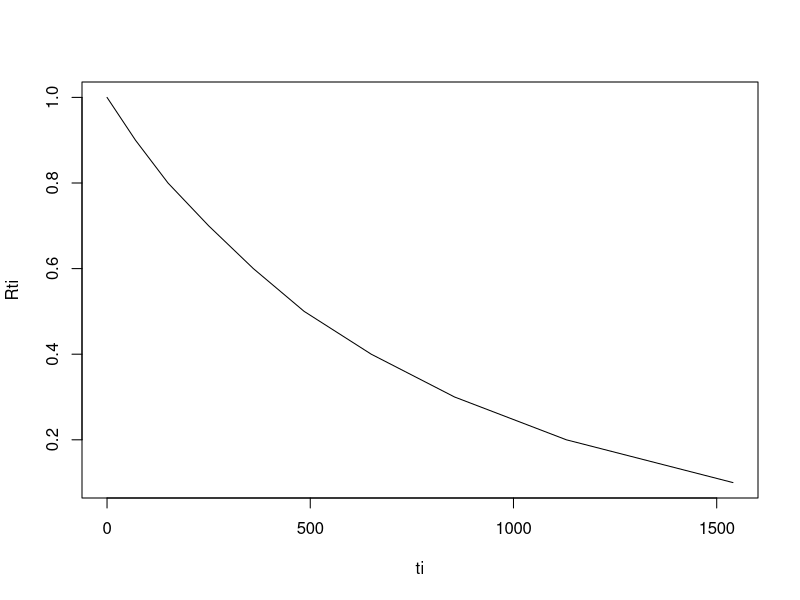
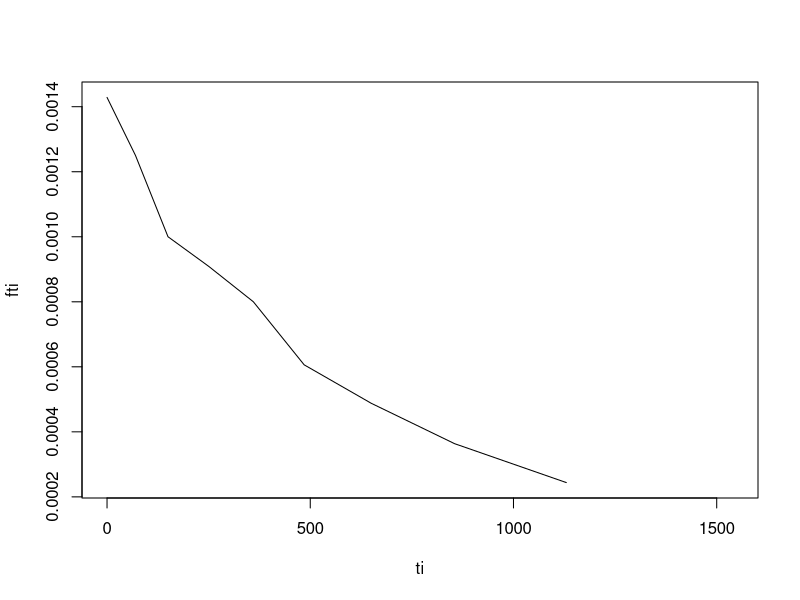
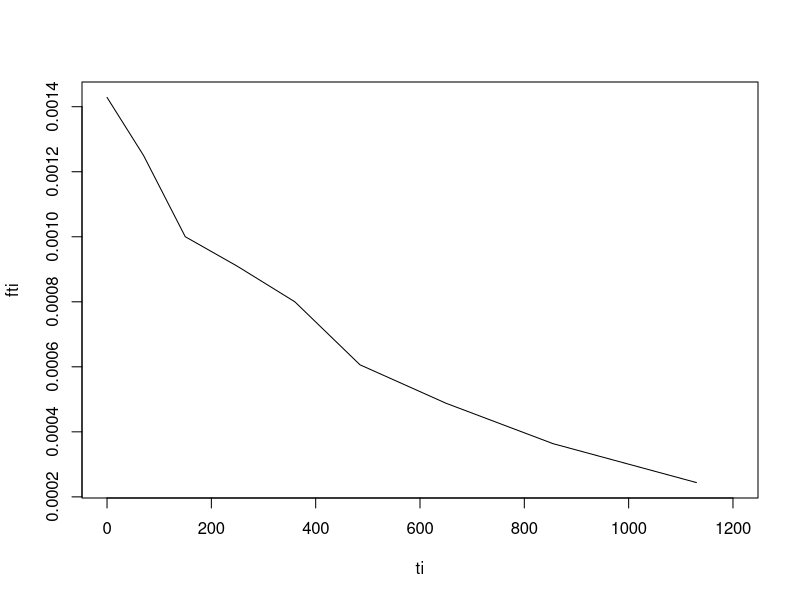
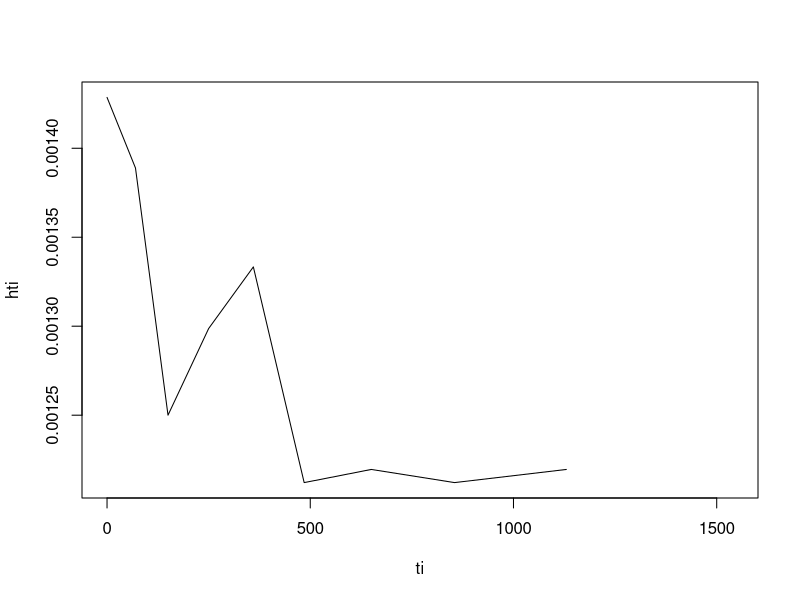
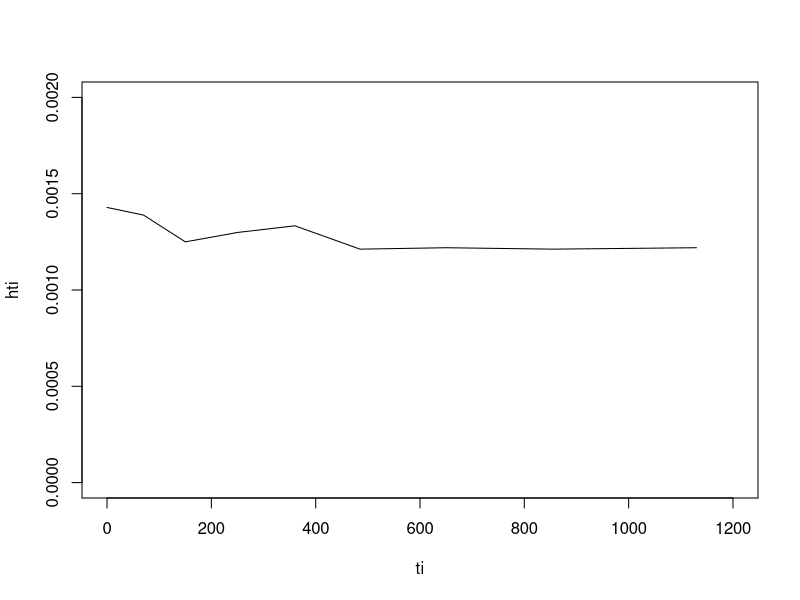

Write the R code that produced these figures, in order.
# =================================
# Example 1.3 on Page 13.
# =================================

data = c(70,150,250,360,485,650,855,1130,1540)
n = length(data)

i  = 0:n
ti = c(0, sort(data) )
ti1= c(sort(data), NA )

# ---------------------------------------------
# NOTE: Herd-Johnson (a=0)
#       Bernard / Median rank (a=0.3), 
#       Blom (a=3/8), 
# https://en.wikipedia.org/wiki/Q%E2%80%93Q_plot 
# ---------------------------------------------
Fti = c(0, ppoints(n,a=0)) # Herd-Johnson

Rti = 1-Fti

fti = c(diff(Fti)/diff(ti), NA)

hti = fti / Rti

Hti = -log(Rti)

#===========================================
# Table 1.6 on Page 14
cbind(i, ti, ti1, Fti, Rti, fti, hti, Hti)

#-------------------------------------------
# Figure 1.6 on Page 13
  plot(ti, Rti, type="l")
#-------------------------------------------
# Figure 1.7 on Page 14
  plot(ti, fti, type="l")
  plot(ti, fti, type="l", xlim=c(0,1200) )
#-------------------------------------------
# Figure 1.8 on Page 14
  plot(ti, hti, type="l") 
  plot(ti, hti, type="l", xlim=c(0,1200), ylim=c(0,0.002))









